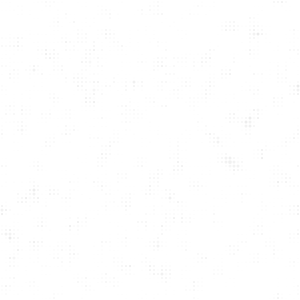
Frame 1 (no input)
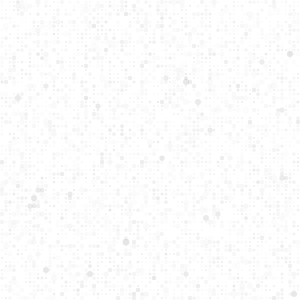
Frame 60 (no input)
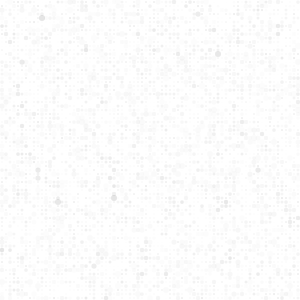
Frame 120 (the mouse pressed at the canvas centre since frame 60)

The p5.js sketch that drew these frames (run headless with seeded random() and noise() and a simulated clock; from frame 60 on, the mouse is pressed at the canvas centre):

// p5.js sketch
// ── sketch.js
// Game-of-Life-like cellular automaton — wrapped torus, value 0..N+

const cellSize = 4;
let numX, numY;
let cells; // flat Uint16 grid of states
let next;  // next-state buffer
let sizes; // animation size per cell

function setup() {
  createCanvas(300, 300);
  noStroke();
  numX = floor(width / cellSize);
  numY = floor(height / cellSize);
  restart();
}

function restart() {
  cells = new Int16Array(numX * numY);
  next = new Int16Array(numX * numY);
  sizes = new Float32Array(numX * numY);
  for (let i = 0; i < cells.length; i++) {
    cells[i] = Math.round(random(10));
  }
}

function draw() {
  background(255);

  // calc next state
  for (let x = 0; x < numX; x++) {
    for (let y = 0; y < numY; y++) {
      const idx = x * numY + y;
      const state = cells[idx];
      // count live neighbors (state==1) including self
      let live = state === 1 ? 1 : 0;
      for (let dx = -1; dx <= 1; dx++) {
        for (let dy = -1; dy <= 1; dy++) {
          if (dx === 0 && dy === 0) continue;
          const nx = (x + dx + numX) % numX;
          const ny = (y + dy + numY) % numY;
          if (cells[nx * numY + ny] === 1) live++;
        }
      }
      let n;
      if (live >= state) n = state + live;
      else n = state - live;
      next[idx] = n;
      sizes[idx] += (n - state) / 4;
    }
  }

  // swap & render
  for (let x = 0; x < numX; x++) {
    for (let y = 0; y < numY; y++) {
      const idx = x * numY + y;
      cells[idx] = next[idx];
      const state = next[idx];
      if (state === 0) fill(255);
      else fill(0, map(state, 0, 100, 0, 255));
      const sz = sizes[idx] * 3;
      ellipse(x * cellSize + cellSize / 2, y * cellSize + cellSize / 2, sz, sz);
    }
  }
}

function mousePressed() {
  if (mouseX < 0 || mouseY < 0 || mouseX > width || mouseY > height) return;
  restart();
}
